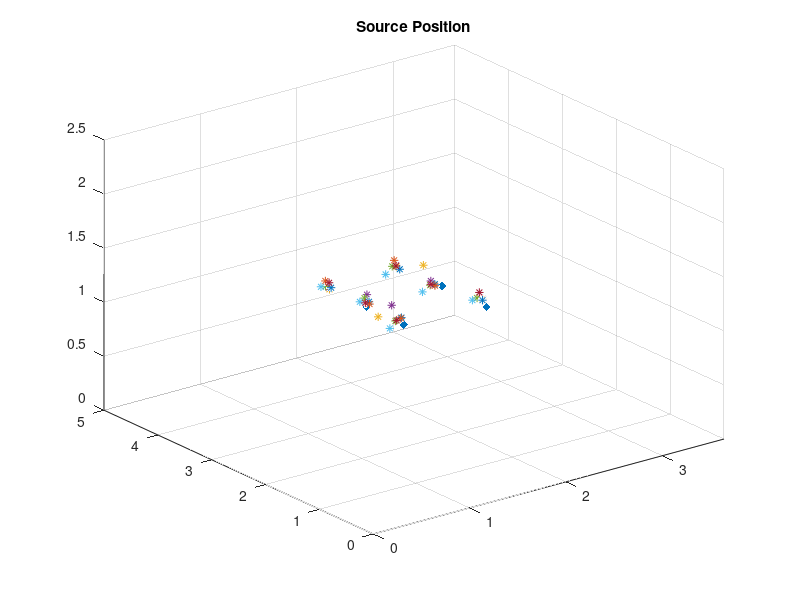
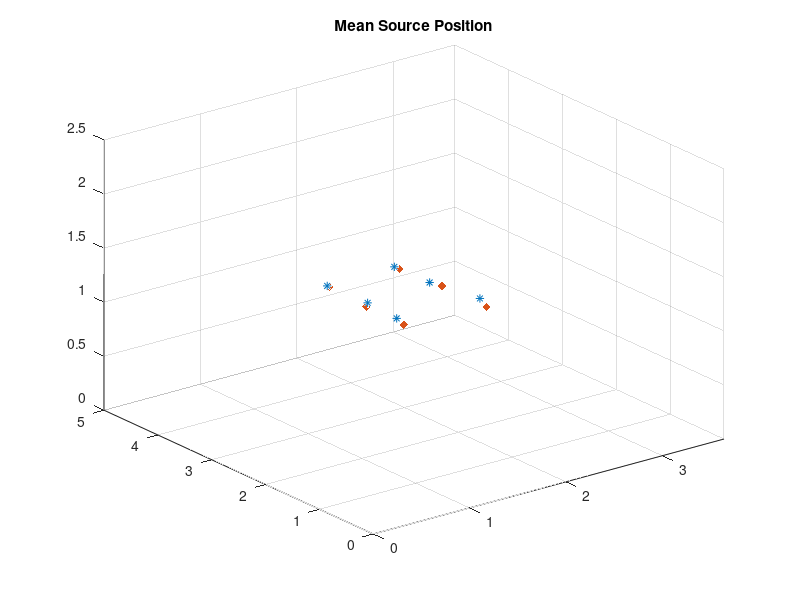
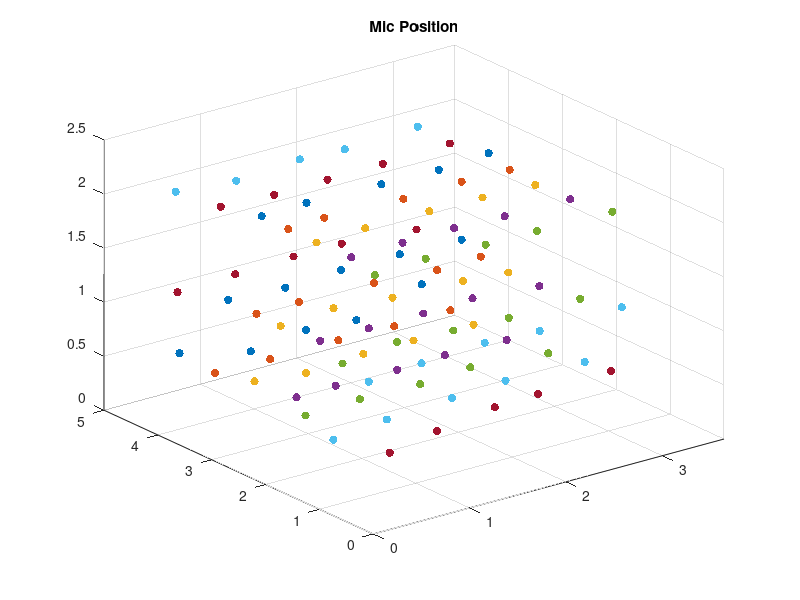
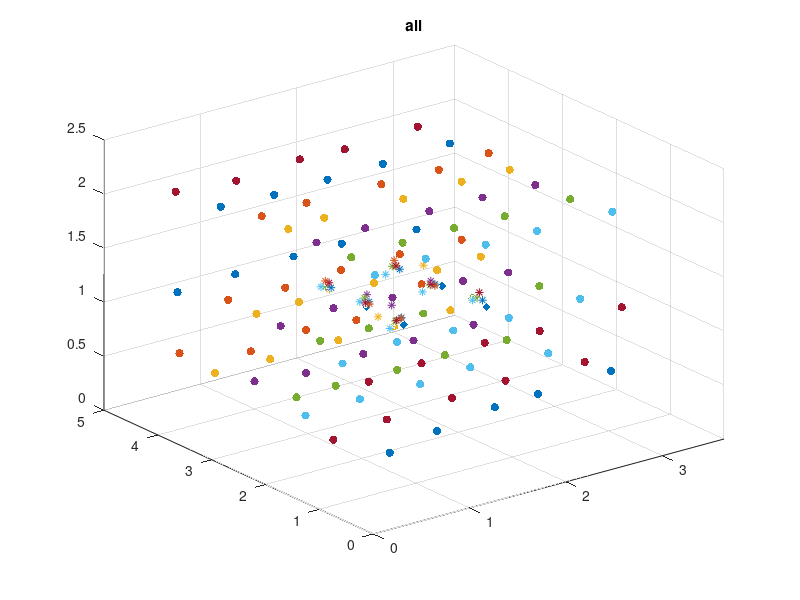

MATLAB code for these plots, in order:
%%
clear
close all
clc
%%

trueSpkrPos=[
    1.44, 3.39, 1.16;
    2.17, 3.40, 1.15;
    1.42, 2.67, 1.15;
    2.19, 2.645, 1.16;
    1.39, 1.92, 1.16;
    2.20, 1.835, 1.15;
];

micPos1 = [ 0.49407,  4.4825, 0.52685;
    1.1858,  4.3940, 0.39627;
    1.75844,  4.3953, 0.453863;
    2.3082, 4.44356, 0.404805;
    3.01739, 4.49936, 0.55059;
    0.62896,  3.8204, 1.13962;
    1.17475,  3.7361, 1.14012;
    1.7829, 3.79040, 1.14402;
    2.3930, 3.78959, 1.14212;
    3.06083,  3.8364, 1.10570;
    0.64311,  3.2220, 2.04734;
    1.12475, 3.25235, 2.04733;
    1.89890, 3.24850, 2.03256;
    2.47427, 3.21023, 2.03573;
    3.03768, 3.29436, 2.0355];

spkrPos1 = [
    1.4087            3.303            1.1822;
    2.1373            3.333            1.1700;
    1.4375            2.651            1.1941;
    2.122            2.6551            1.1905;
    1.377            1.9405            1.2247;
    2.178            1.8690            1.2092;];

micPos2 = [            0.53808, 3.90080, 0.46408;
    1.1024, 3.8870, 0.46095;
    1.78904, 3.84936 0.47954;
    2.3473, 3.8109, 0.4826;
    2.9455, 3.8394, 0.4781;
    0.6018, 3.2449, 1.1484;
    1.0400, 3.2391, 1.1533;
    1.8070, 3.2219, 1.1472;
    2.460, 3.216, 1.1111;
    2.9219, 3.2310, 1.1214;
    0.6341, 2.7123, 2.0466;
    1.0035, 2.7083, 2.0639;
    1.816, 2.690, 2.045;
    2.4279, 2.7032, 2.0546;
    2.9238, 2.6978, 2.0451;];

spkrPos2 = [           1.40790,            3.40877,            1.22031;
    2.14266            3.446473            1.22501;
    1.43166            2.63082,            1.1792;
    2.11783            2.64400,            1.18087;
    1.36974,            1.93907,            1.22065;
    2.18015            1.869958,            1.20988;];





micPos3 = [
    0.60362,  3.28614, 0.5136;
    1.1283  3.2677,  0.4671;
    1.7309, 3.27990, 0.49720;
    2.251 3.283 0.49474;
    2.876 3.28413, 0.48966;
    0.60263,  2.79977, 1.1373;
    1.12687,  2.75427, 1.1867;
    1.71392,  2.70933, 1.1519;
    2.4232,   2.67054,  1.145;
    2.88394,  2.65526, 1.1146;
    0.61864,  2.16157, 2.0525;
    1.1164  2.14653,  2.0675;
    1.77227,  2.1284, 2.0706;
    2.33537,   2.14834,  2.057;
    2.87956,   2.1433,  2.043;];
spkrPos3= [
    1.433714,            3.3786806,            1.1436;
    2.1591,            3.431199,            1.1693;
    1.457708,            2.517026,            1.0808;
    2.12628,            2.874128,            1.315;
    1.38548,            1.9637906,            1.2165;
    2.188854,            1.8856006,            1.2107;];



micPos4= [
    0.6607,            2.6079,            0.5079;
    1.0685,            2.6087,            0.5163;
    1.707,            2.610,            0.508;
    2.20784,            2.62148,            0.52181;
    2.864359,            2.648085,            0.496601;
    0.61513,            2.08594,            1.16058;
    1.1141,            2.0734,            1.1582;
    1.68262,            2.08170,            1.15702;
    2.19720,            2.09114,            1.16980;
    2.87484,            2.05845,            1.12794;
    0.6144,            1.5092,            2.0652;
    1.1538,            1.5207,            2.0673;
    1.6803,            1.5048,            2.0792;
    2.20364,            1.50252,            2.06355;
    2.883,            1.503,            2.056;];

spkrPos4 = [1.435,           3.391,            1.157;
    2.1598            3.4405,            1.1761;
    1.4626            2.7344,            1.2351;
    2.1200            2.7247,            1.2049;
    1.3782            2.1236,            1.2970;
    2.2009            1.9026,            1.2064;];

micPos5 = [            0.4642,            2.0900,            0.5057;
    1.0366,            2.1018,            0.5145;
    1.6505,            2.0819,            0.5121;
    2.1688,            2.0791,            0.5414;
    2.9469,            2.0243,            0.4957;
    0.4679,            1.4102,            1.1413;
    1.0845,            1.4999,            1.1700;
    1.6479,            1.4618,            1.1501;
    2.2203,            1.4550,            1.1300;
    2.9560,            1.4469,            1.1298;
    0.5031,            0.8702,            2.0746;
    1.0602,            0.9237,            2.0791;
    1.6597,            0.8822,            2.0739;
    2.199,            0.892,            2.069;
    2.972,            0.877,            2.062;];
spkrPos5 = [            1.3985,            3.3891,            1.1772;
            2.1218,            3.4445,            1.1751;
            1.4210,            2.7058,            1.2195;
            2.1028,            2.7062,            1.1745;
            1.3545,            2.0120,            1.1828;
            2.1773,            1.9679,            1.2074;];

micPos6 = [
            0.3342,            1.3375,            0.4856;
            0.939,            1.425,            0.506;
            1.626,            1.449,            0.533;
            2.189,            1.461,            0.556;
            3.009,            1.458,            0.531;
            0.398,            0.795,            1.131;
            0.961,            0.822,            1.159;
            1.644,            0.872,            1.172;
            2.209,            0.862,            1.148;
            3.057,            0.855,            1.164;
            0.413,            4.409,            2.057;
            1.045,            4.416,            2.004;
            1.726,            4.451,            2.029;
            2.195,            4.458,            2.008;
            2.96,            4.47,            2.03;];
        
spkrPos6 = [            1.334,            3.358,            1.196;
            2.047,            3.433,            1.121;
            1.356,            2.675,            1.208;
            2.024,            2.708,            1.131;
            1.297,            2.012,            1.128;
            2.116,            1.945,            1.207;];
        
micPos7 = [
            0.605,            0.541,            0.567;
            1.17,            0.64,            0.63;
            1.641,            0.703,            0.687;
            2.180,            0.686,            0.641;
            2.750,            0.728,            0.635;
            0.528,            4.212,            1.142;
            1.103,            4.233,            1.139;
            1.739,            4.250,            1.154;
            2.224,            4.267,            1.159;
            2.96,            4.29,            1.11;
            0.58,            3.62,            2.03;
            1.110,            3.600,            2.011;
            1.680,            3.650,            2.006;
            2.23,            3.65,            2.00;
            2.941,            3.700,            2.007;];
        
        
micPos7_2 = [
        0.49066,0.57064,0.50297;
        1.04640,0.68864,0.54425;
        1.68740,0.76270,0.59091;
        2.17383,0.83174,0.58020;
        2.96766,0.89573,0.58474;
        0.46228,4.46261,1.10371;
        1.05152,4.44659,1.13106;
        1.65806,4.44854,1.14832;
        2.17103,4.47070,1.13855;
        2.93780,4.45189,1.08794;
        0.50032,3.72504,2.05421;
        1.04932,3.71810,2.03247;
        1.63622,3.77888,2.01767;
        2.21695,3.78938,2.02097;
        2.93757,3.83328,2.02541;
        ];
    
spkrPos7 =[
           1.4064,            3.1801,            1.2490;
            2.139,            3.222,            1.231;
           1.4216,            2.5409,            1.2088;
            2.103,            2.522,            1.218;
           1.3342,            1.8437,            1.2206;
            2.1718,            1.7561,            1.3066;];       
        
spkrPos7_2 =[
            1.3628672081806155,3.2584313236327827,1.2491714376434102;
            2.0955113405765893,3.3290464853033597,1.2117820765798315;
            1.382746571965173,2.6205737526934825,1.2045571569825366;
            2.0581561942867115,2.6116861071923836,1.214853137283191;
            1.3140704194281796,1.9168616805861323,1.2201176788363295;
            2.1260914933911645,1.833971273505931,1.3012399196184987;];
        
% mic1Mean = mean([micPos1(1,:) ;micPos2(1,:) ;micPos3(1,:) ;micPos4(1,:) ;
%     micPos5(1,:) ;micPos6(1,:) ;micPos7(1,:) ;]);
% mic2Mean = mean([micPos1(2,:) ;micPos2(2,:) ;micPos3(2,:) ;micPos4(2,:) ;
%     micPos5(2,:) ;micPos6(2,:) ;micPos7(2,:) ;]);
% mic3Mean = mean([micPos1(3,:) ;micPos2(3,:) ;micPos3(3,:) ;micPos4(3,:) ;
%     micPos5(3,:) ;micPos6(3,:) ;micPos7(3,:) ;]);
% mic4Mean = mean([micPos1(4,:) ;micPos2(4,:) ;micPos3(4,:) ;micPos4(4,:) ;
%     micPos5(4,:) ;micPos6(4,:) ;micPos7(4,:) ;]);
% mic5Mean = mean([micPos1(5,:) ;micPos2(5,:) ;micPos3(5,:) ;micPos4(5,:) ;
%     micPos5(5,:) ;micPos6(5,:) ;micPos7(5,:) ;]);
% mic6Mean = mean([micPos1(6,:) ;micPos2(6,:) ;micPos3(6,:) ;micPos4(6,:) ;
%     micPos5(6,:) ;micPos6(6,:) ;micPos7(6,:) ;]);
% mic7Mean = mean([micPos1(7,:) ;micPos2(7,:) ;micPos3(7,:) ;micPos4(7,:) ;
%     micPos5(7,:) ;micPos6(7,:) ;micPos7(7,:) ;]);
% mic8Mean = mean([micPos1(8,:) ;micPos2(8,:) ;micPos3(8,:) ;micPos4(8,:) ;
%     micPos5(8,:) ;micPos6(8,:) ;micPos7(8,:) ;]);
% mic9Mean = mean([micPos1(9,:) ;micPos2(9,:) ;micPos3(9,:) ;micPos4(9,:) ;
%     micPos5(9,:) ;micPos6(9,:) ;micPos7(9,:) ;]);
% mic10Mean = mean([micPos1(10,:) ;micPos2(10,:) ;micPos3(10,:) ;micPos4(10,:) ;
%     micPos5(10,:) ;micPos6(10,:) ;micPos7(10,:) ;]);
% mic11Mean = mean([micPos1(11,:) ;micPos2(11,:) ;micPos3(11,:) ;micPos4(11,:) ;
%     micPos5(11,:) ;micPos6(11,:) ;micPos7(11,:) ;]);
% mic12Mean = mean([micPos1(12,:) ;micPos2(12,:) ;micPos3(12,:) ;micPos4(12,:) ;
%     micPos5(12,:) ;micPos6(12,:) ;micPos7(12,:) ;]);
% mic13Mean = mean([micPos1(13,:) ;micPos2(13,:) ;micPos3(13,:) ;micPos4(13,:) ;
%     micPos5(13,:) ;micPos6(13,:) ;micPos7(13,:) ;]);
% mic14Mean = mean([micPos1(14,:) ;micPos2(14,:) ;micPos3(14,:) ;micPos4(14,:) ;
%     micPos5(14,:) ;micPos6(14,:) ;micPos7(14,:) ;]);
% mic15Mean = mean([micPos1(15,:) ;micPos2(15,:) ;micPos3(15,:) ;micPos4(15,:) ;
%     micPos5(15,:) ;micPos6(15,:) ;micPos7(15,:) ;]);
% 
% micMean = [mic1Mean;mic2Mean;mic3Mean;mic4Mean;mic5Mean;mic6Mean;mic7Mean;
%     mic8Mean;mic1Mean;mic1Mean;mic1Mean;mic1Mean;mic1Mean;mic1Mean;mic1Mean;];


sourceMean = spkrPos1;
sourceMean(:,:,2) = spkrPos2;
sourceMean(:,:,3) = spkrPos3;
sourceMean(:,:,4) = spkrPos4;
sourceMean(:,:,5) = spkrPos5;
sourceMean(:,:,6) = spkrPos6;
sourceMean(:,:,7) = spkrPos7_2;
sourceMean = mean(sourceMean,3);
%% Source positions
figure
scatter3(spkrPos1(:,1), spkrPos1(:,2), spkrPos1(:,3),'*'), hold on;
scatter3(spkrPos2(:,1), spkrPos2(:,2), spkrPos2(:,3),'*');
scatter3(spkrPos3(:,1), spkrPos3(:,2), spkrPos3(:,3),'*');
scatter3(spkrPos4(:,1), spkrPos4(:,2), spkrPos4(:,3),'*');
scatter3(spkrPos5(:,1), spkrPos5(:,2), spkrPos5(:,3),'*');
scatter3(spkrPos6(:,1), spkrPos6(:,2), spkrPos6(:,3),'*');
scatter3(spkrPos7_2(:,1), spkrPos7_2(:,2), spkrPos7_2(:,3),'*');
scatter3(trueSpkrPos(:,1), trueSpkrPos(:,2), trueSpkrPos(:,3),  'filled', 'black', 'diamond');


xlim([0, 3.64]), ylim([0, 5]), zlim([0, 2.5]);
title('Source Position')

figure
scatter3(sourceMean(:,1), sourceMean(:,2), sourceMean(:,3),'*'), hold on;
scatter3(trueSpkrPos(:,1), trueSpkrPos(:,2), trueSpkrPos(:,3),  'filled', 'black', 'diamond');

xlim([0, 3.64]), ylim([0, 5]), zlim([0, 2.5]);
title('Mean Source Position')
%% Mic Positions

figure
scatter3(micPos1(:,1), micPos1(:,2), micPos1(:,3), 'filled'), hold on;
scatter3(micPos2(:,1), micPos2(:,2), micPos2(:,3), 'filled');
scatter3(micPos3(:,1), micPos3(:,2), micPos3(:,3), 'filled');
scatter3(micPos4(:,1), micPos4(:,2), micPos4(:,3), 'filled');
scatter3(micPos5(:,1), micPos5(:,2), micPos5(:,3), 'filled');
scatter3(micPos6(:,1), micPos6(:,2), micPos6(:,3), 'filled');
scatter3(micPos7_2(:,1), micPos7_2(:,2), micPos7_2(:,3), 'filled');

xlim([0, 3.64]), ylim([0, 5]), zlim([0, 2.5]);
title('Mic Position')
%% Source And Mic Positions
figure
scatter3(spkrPos1(:,1), spkrPos1(:,2), spkrPos1(:,3),'*'), hold on;
scatter3(spkrPos2(:,1), spkrPos2(:,2), spkrPos2(:,3),'*');
scatter3(spkrPos3(:,1), spkrPos3(:,2), spkrPos3(:,3),'*');
scatter3(spkrPos4(:,1), spkrPos4(:,2), spkrPos4(:,3),'*');
scatter3(spkrPos5(:,1), spkrPos5(:,2), spkrPos5(:,3),'*');
scatter3(spkrPos6(:,1), spkrPos6(:,2), spkrPos6(:,3),'*');
scatter3(spkrPos7_2(:,1), spkrPos7_2(:,2), spkrPos7_2(:,3),'*');
scatter3(trueSpkrPos(:,1), trueSpkrPos(:,2), trueSpkrPos(:,3),  'filled', 'black', 'diamond');



scatter3(micPos1(:,1), micPos1(:,2), micPos1(:,3), 'filled', 'b'), hold on;
scatter3(micPos2(:,1), micPos2(:,2), micPos2(:,3), 'filled', 'r');
scatter3(micPos3(:,1), micPos3(:,2), micPos3(:,3), 'filled', 'y');
scatter3(micPos4(:,1), micPos4(:,2), micPos4(:,3), 'filled');
scatter3(micPos5(:,1), micPos5(:,2), micPos5(:,3), 'filled');
scatter3(micPos6(:,1), micPos6(:,2), micPos6(:,3), 'filled');
scatter3(micPos7_2(:,1), micPos7_2(:,2), micPos7_2(:,3), 'filled');

%% Statistics
xlim([0, 3.64]), ylim([0, 5]), zlim([0, 2.5]);
title('all')

figure, imagesc(pdist2(spkrPos2, spkrPos5))

figure, imagesc(pdist2([spkrPos1; spkrPos2; spkrPos3; spkrPos4; spkrPos5; spkrPos6; spkrPos7], ... 
    [spkrPos1; spkrPos2; spkrPos3; spkrPos4; spkrPos5; spkrPos6; spkrPos7]),[0.01, 0.5])
colorbar, colormap(flipud(colormap(('gray'))));

















